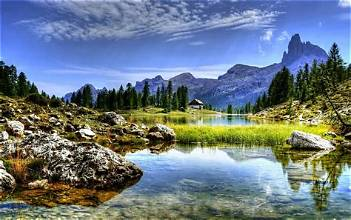
#> input picture Day24/input_images/landscape.jpg, 351 x 220 px, found by its file name
$ python drawing.py
#> lines starting #> are read from the running program, lines starting #| are printed output that depends on the picture

import cv2
import os
import numpy as np

input_folder = "input_images"
output_folder = "output"

image_files = [
    "landscape.jpg",
    "person.jpg",
    "vehicle.jpg",
    "document.jpg",
    "object.jpg"
]

print("\n========== DRAWING ON IMAGES ==========\n")

for image_name in image_files:

    image_path = os.path.join(input_folder, image_name)
    img = cv2.imread(image_path)
#> img is the input picture: shape (220, 351, 3); mean B, G, R 132.4, 121.2, 107.1

    if img is None:
        print("Image not found:", image_name)
        continue

    height, width = img.shape[:2]
#> height = 220; width = 351

    # Draw rectangle
    cv2.rectangle(
        img,
        (10, 10),
        (width - 10, height - 10),
        (0, 255, 0),
        2
    )

    # Draw circle
    cv2.circle(
        img,
        (width // 2, height // 2),
        30,
        (255, 0, 0),
        2
    )

    # Draw line
    cv2.line(
        img,
        (0, 0),
        (width, height),
        (0, 0, 255),
        2
    )

    # Draw polygon
    points = np.array([
        [width // 4, height // 4],
        [width // 2, height // 4],
        [width // 2, height // 2]
    ], np.int32)
#> points = [[87, 55], [175, 55], [175, 110]]

    points = points.reshape((-1, 1, 2))

    cv2.polylines(
        img,
        [points],
        True,
        (0, 255, 255),
        2
    )

    # Add text
    cv2.putText(
        img,
        "OpenCV",
        (10, height - 15),
        cv2.FONT_HERSHEY_SIMPLEX,
        0.5,
        (255, 255, 255),
        1
    )
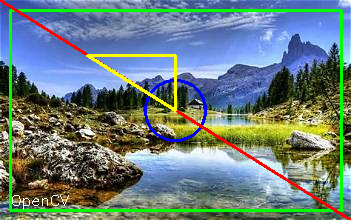
#> img: shape (220, 351, 3); mean B, G, R 125.3, 126.1, 105.8

    category = os.path.splitext(image_name)[0]
    save_folder = os.path.join(output_folder, category)

    os.makedirs(save_folder, exist_ok=True)

    output_path = os.path.join(save_folder, "drawing.jpg")

    cv2.imwrite(output_path, img)

    print("Image:", image_name)
    print("Drawing: Rectangle, Circle, Line, Polygon and Text")
    print("Saved:", output_path)
    print("--------------------------------")
#> pass 2 of the loop `for image_name in image_files:`:
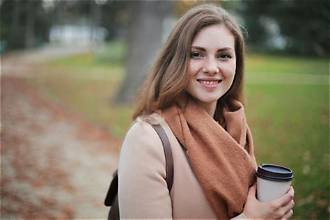
#> input picture Day24/input_images/person.jpg, 330 x 220 px, found by its file name
#> img is the input picture: shape (220, 330, 3); mean B, G, R 100.4, 119.7, 132.4
#> `cv2.putText( img, "OpenCV", (10, height - 15), cv2.FONT_HERSHEY_SIMPLE..`:
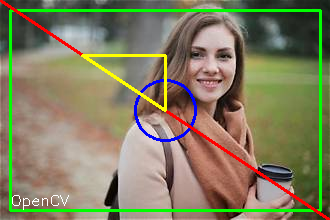
#> img: shape (220, 330, 3); mean B, G, R 96.3, 125.7, 130.1

print("\n========== DRAWING COMPLETED ==========")
